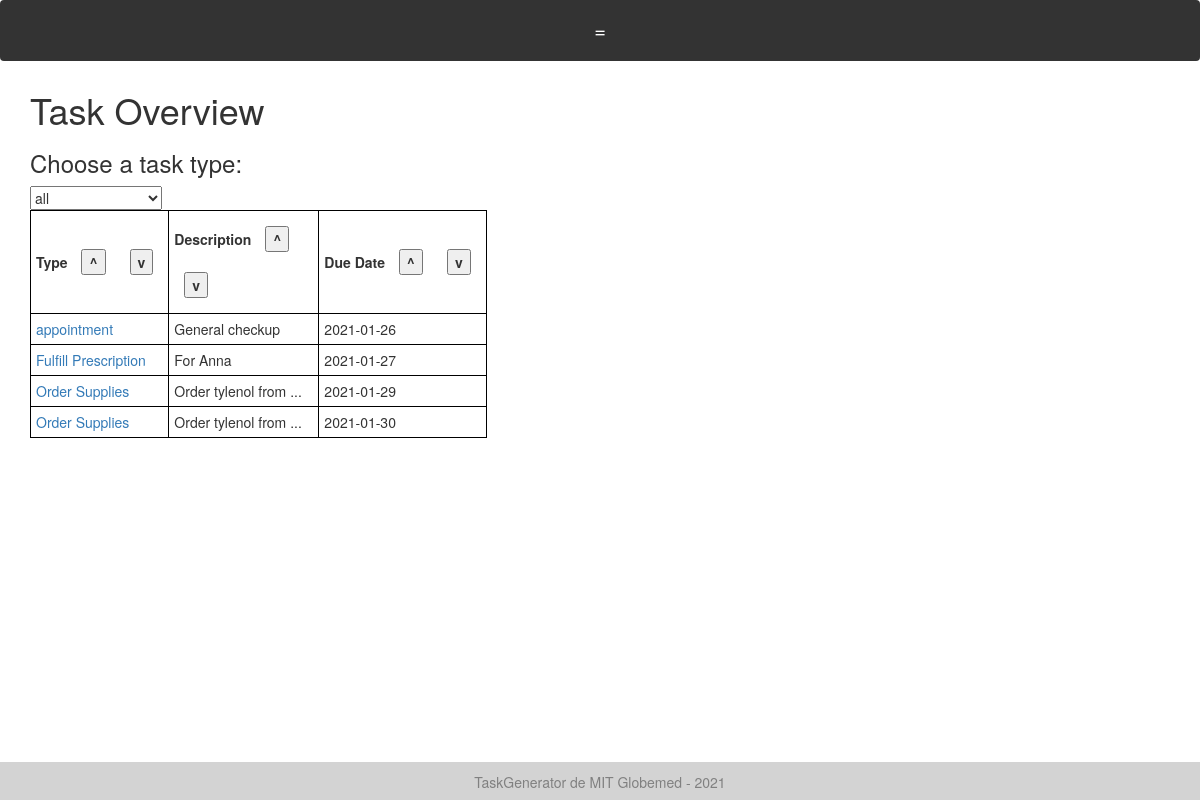
Page /tasks (signed in) on the committed database.
### models.py (models this page shows)
class Task(Base):
    __tablename__ = "tasks"
    id = Column(Integer, primary_key=True)
    task_type = Column(String, default="Generic")
    creator_id = Column(Integer)
    created_datetime = Column(DateTime)
    created_datestring = Column(String)
    due_datetime = Column(DateTime)
    due_datestring = Column(String)
    description = Column(String)
    completed = Column(Boolean) # completed or not
    fields = Column(PickleType) # dictionary of strings to strings
    reminders = Column(PickleType) # list of datetimes
    reminder_datestrings = Column(PickleType) # list of datetimes
    color = Column(String)
    items_of_use = Column(PickleType) # list of Inventory Item IDs

### app.py (the view)
@app.route('/tasks')
@check_login_wrapper
def tasks():
    return render_template("tasks.html", tasks=get_tasks(), col_strings = ["Due Date"], col_vars = ["due_datestring"], task_types=get_task_types())

### app.py (called while the page is built)
def check_login_wrapper(func):
    @wraps(func)
    def inner(*args, **kwargs):
        if "username" not in login_session:
            flash("Please login to see that page." if login_session["language"] == "English" else "Inicie sesión para ver esa página")
            return redirect(url_for('login'))
        if "language" not in login_session:
            login_session["language"] = "Spanish"
        return func(*args, **kwargs)
    return inner

### database.py (called while the page is built)
def get_task_types():
    return session.query(TaskType).all()

def get_tasks():
    return session.query(Task).all()

### templates/tasks.html (shortened to what this page needs)
{% extends "layout.html" %}
{% block body %}
	<h1>Task Overview</h1>
  <h3>Choose a task type:</h3>
  <select id="task_type" name="task_type" onchange="filterByTaskType()">
    <option value="all">all</option>
  </select>
  <div id="table-container">
	  <table id="hidden-task-table" style="display: none;">
  		<tr>
  			<th> Type <button onclick="sortTable(0)">^</button> <button onclick="sortTable(0, true)">v</button></th>
  			<th>Description <button onclick="sortTable(1)">^</button> <button onclick="sortTable(1, true)">v</button></th>
  			{% for col in col_strings %}
  				<th> {{ col }} <button onclick="sortTable( {{loop.index+1}} )">^</button> <button onclick="sortTable({{loop.index+1}}, true)">v</button></th>
  			{% endfor %}
  	    </tr>
  	{% for task in tasks %}
  		<tr class="task-row">
  			<td><a href="/task/{{task.id}}"> {{ task.task_type }} </a></td>
  			{% if task.description|length > 20 %}
  		        <td class="desc-col"> {{ task.description[:20] }} <span class="tooltip2">...<span class="tooltiptext">{{ task.description }}</span></span></td>
  		    {% else %}
  		    	<td class="desc-col"> {{ task.description }} </td>
  		    {% endif %}
  	        {% for col in col_vars %}
  				<td> {{ task[col] }} </td>
  			{% endfor %}
  	    </tr>
      {% endfor %}
    </table>
  </div>
{%endblock%}

### static/style.css (style rules this page uses)
th { padding: 5px; border: 1px solid black; }
td { padding: 5px; border: 1px solid black; }
button { margin: 10px; }
.desc-col { width: 150px; max-height: 20px; }
.task-row { max-height: 20px; white-space: nowrap; }
.tooltip2 { position: relative; display: inline-block; }

### templates/layout.html (style rules this page uses)
th { padding: 5px; border: 1px solid black; }
td { padding: 5px; border: 1px solid black; }
button { margin: 10px; }
.desc-col { width: 150px; max-height: 20px; }
.task-row { max-height: 20px; white-space: nowrap; }
.tooltip2 { position: relative; display: inline-block; }

### rows in the picture
Task: task_type "appointment", description "General checkup", due_datestring "2021-01-26"
Task: task_type "Fulfill Prescription", description "For Anna", due_datestring "2021-01-27"
Task: task_type "Order Supplies", description "Order tylenol from", due_datestring "2021-01-29"
Task: task_type "Order Supplies", description "Order tylenol from", due_datestring "2021-01-30"

### other values in the picture
{{ col }} "Due Date"
{{ text['TaskGenerator by MIT Globemed - 2021'] }} "TaskGenerator de MIT Globemed - 2021"
